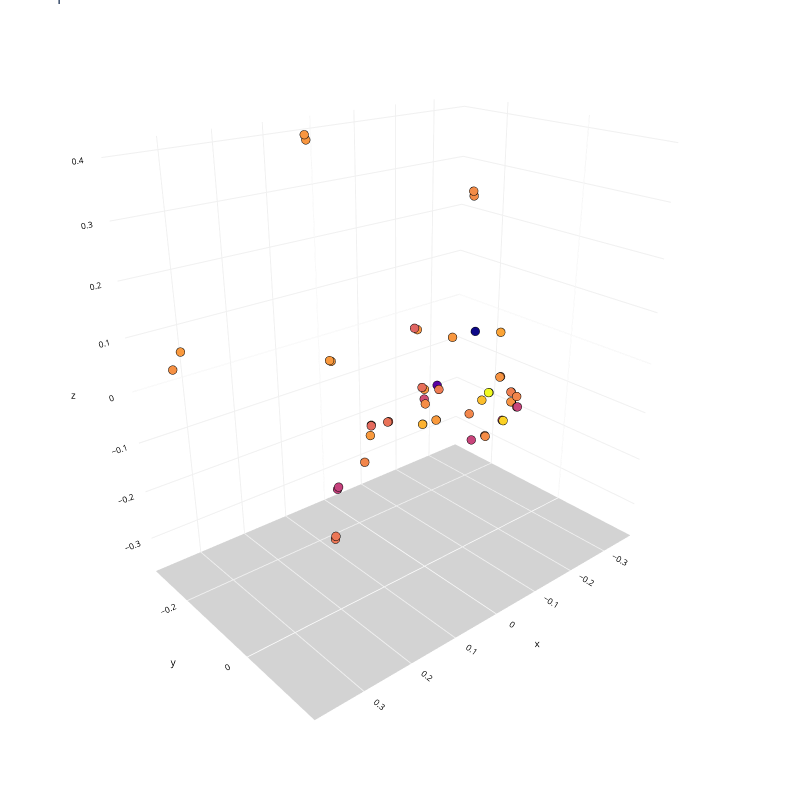

Source (notebook cell):
### Code cell
Plot3D(X_transformed, y, 'Top 3 LLE')
